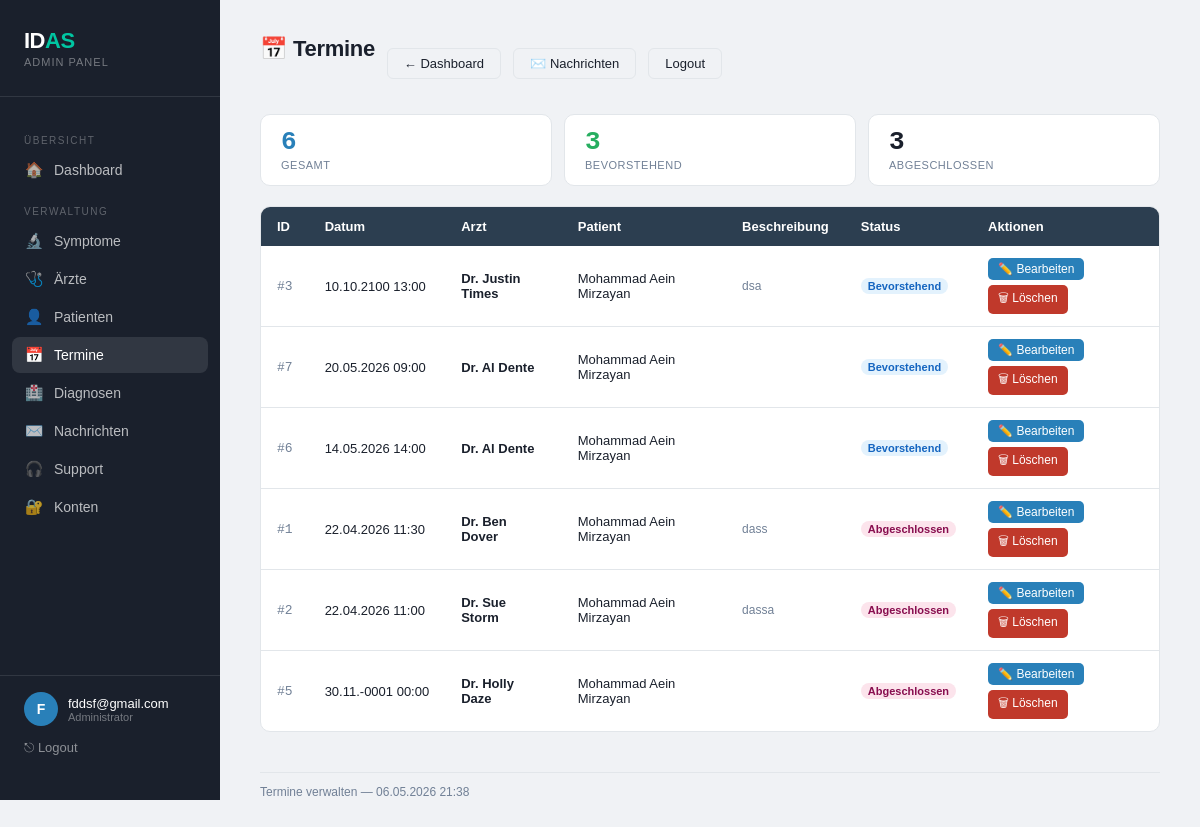
/php/cms/termine_verwaltung.php (signed in), run on the app's committed database.
### tables this page shows
CREATE TABLE `termin` (
  `termin_id` int(11) NOT NULL,
  `arzt_id` int(11) NOT NULL,
  `patient_id` int(11) NOT NULL,
  `datum` datetime NOT NULL,
  `beschreibung` text DEFAULT NULL,
  `status` varchar(20) NOT NULL DEFAULT 'Bevorstehend'
);

CREATE TABLE `arzt` (
  `arzt_id` int(11) NOT NULL,
  `name` varchar(40) NOT NULL,
  `fachbereich_id` int(11) NOT NULL,
  `telefonnummer` varchar(20) DEFAULT NULL,
  `email` varchar(50) DEFAULT NULL,
  `fax` varchar(20) DEFAULT NULL,
  `addresse` varchar(255) DEFAULT NULL,
  `foto` varchar(255) DEFAULT NULL,
  `passwort` varchar(255) DEFAULT NULL
);

### php/cms/termine_verwaltung.php (the view, shortened to what this page needs)
<?php
require_once "../includes/db_config.php";
$termine = mysqli_query($conn,
    "SELECT t.termin_id, t.datum, t.beschreibung,
            a.name AS arzt_name,
            CONCAT(p.vorname,' ',p.nachname) AS patient_name
     FROM termin t
     JOIN arzt a    ON t.arzt_id    = a.arzt_id
     JOIN patient p ON t.patient_id = p.patient_id
     ORDER BY t.datum DESC");
$total     = mysqli_fetch_assoc(mysqli_query($conn, "SELECT COUNT(*) c FROM termin"))['c'];
$upcoming  = mysqli_fetch_assoc(mysqli_query($conn, "SELECT COUNT(*) c FROM termin WHERE datum >= NOW()"))['c'];
$past      = $total - $upcoming;
?>
<!DOCTYPE html>
<html lang="de">
<head>
<link rel="stylesheet" href="cms_style.css">
</head>
<body>
<div class="layout">
  <aside class="sidebar">
    <div class="sidebar-logo">
      <div class="logo-word">ID<span>AS</span></div>
      <div class="sidebar-sub">Admin Panel</div>
    </div>
    <nav>
      <div class="nav-label">Übersicht</div>
      <a class="nav-link" href="admin_dashboard.php"><span class="icon">🏠</span> Dashboard</a>
      <div class="nav-label">Verwaltung</div>
      <a class="nav-link" href="symptome_verwaltung.php"><span class="icon">🔬</span> Symptome</a>
      <a class="nav-link" href="aerzte_verwaltung.php"><span class="icon">🩺</span> Ärzte</a>
      <a class="nav-link" href="patienten_verwaltung.php"><span class="icon">👤</span> Patienten</a>
      <a class="nav-link active" href="termine_verwaltung.php"><span class="icon">📅</span> Termine</a>
      <a class="nav-link" href="diagnose_verwaltung.php"><span class="icon">🏥</span> Diagnosen</a>
      <a class="nav-link" href="kontakt_verwaltung.php"><span class="icon">✉️</span> Nachrichten</a>
      <a class="nav-link" href="support_verwaltung.php"><span class="icon">🎧</span> Support</a>
      <a class="nav-link" href="konto_verwaltung.php"><span class="icon">🔐</span> Konten</a>
    </nav>
    <div class="sidebar-footer">
      <div class="user-chip">
        <div class="avatar"><?= strtoupper(substr($_SESSION["admin_user"] ?? "A", 0, 1)) ?></div>
        <div>
          <div class="user-name"><?= htmlspecialchars($_SESSION["admin_user"] ?? "") ?></div>
          <div class="user-role">Administrator</div>
        </div>
      </div>
      <a href="admin_logout.php">⎋ Logout</a>
    </div>
  </aside>
  <main class="main">
<div class="topbar">
  <div class="page-header"><div><div class="page-title">📅 Termine</div></div></div>
  <a href="admin_dashboard.php"      class="btn ghost">← Dashboard</a>
  <a href="kontakt_verwaltung.php"   class="btn ghost">✉️ Nachrichten</a>
  <a href="admin_logout.php"         class="btn ghost">Logout</a>
</div>
<div class="stats-row">
  <div class="stat-box blue">
    <div class="stat-num"><?= $total ?></div>
    <div class="stat-lbl">Gesamt</div>
  </div>
  <div class="stat-box green">
    <div class="stat-num"><?= $upcoming ?></div>
    <div class="stat-lbl">Bevorstehend</div>
  </div>
  <div class="stat-box">
    <div class="stat-num"><?= $past ?></div>
    <div class="stat-lbl">Abgeschlossen</div>
  </div>
</div>
<div class="table-wrap">
<?php if (mysqli_num_rows($termine) === 0): ?>
  <div class="empty"><p style="font-size:36px">📅</p><p style="margin-top:10px">Keine Termine vorhanden.</p></div>
<?php else: ?>
<table>
  <thead>
    <tr>
      <th>ID</th>
      <th>Datum</th>
      <th>Arzt</th>
      <th>Patient</th>
      <th>Beschreibung</th>
      <th>Status</th>
      <th>Aktionen</th>
    </tr>
  </thead>
  <tbody>
  <?php while ($t = mysqli_fetch_assoc($termine)):
    $isPast = strtotime($t["datum"]) < time();
  ?>
  <tr>
    <td style="font-family:monospace;color:var(--muted)">#<?= $t["termin_id"] ?></td>
    <td style="white-space:nowrap"><?= date("d.m.Y H:i", strtotime($t["datum"])) ?></td>
    <td><strong><?= htmlspecialchars($t["arzt_name"]) ?></strong></td>
    <td><?= htmlspecialchars($t["patient_name"]) ?></td>
    <td style="font-size:12px;color:var(--muted);max-width:200px">
      <?= htmlspecialchars($t["beschreibung"] ?? "—") ?>
    </td>
    <td>
      <span class="badge-g <?= $isPast ? 'badge-w' : 'badge-m' ?>">
        <?= $isPast ? 'Abgeschlossen' : 'Bevorstehend' ?>
      </span>
    </td>
    <td>
      <div class="act-cell">
        <a href="?edit=<?= $t["termin_id"] ?>" class="btn-edit">✏️ Bearbeiten</a>
        <a href="?delete=<?= $t["termin_id"] ?>" class="btn-delete"
           onclick="return confirm('Termin wirklich löschen?')">🗑 Löschen</a>
      </div>
    </td>
  </tr>
  <?php endwhile; ?>
  </tbody>
</table>
<?php endif; ?>
</div>
<hr style="margin-top:40px;border:none;border-top:1px solid var(--border)">
<p style="margin-top:12px;font-size:12px;color:var(--muted)">Termine verwalten — <?= date('d.m.Y H:i') ?></p>
  </main>
</div>
</body>
</html>

### php/cms/cms_style.css (style rules this page uses)
:root { --blue: #2980b9; --green: #27ae60; --red: #c0392b; --purple: #8e44ad; --orange: #e67e22; --bg: #f0f2f5; --surface: #ffffff; --border: #e2e6ea; --text: #1a202c; --muted: #718096; --radius: 10px; }
*, *::before, *::after { box-sizing: border-box; margin: 0; padding: 0; }
body { font-family: Arial, sans-serif; background: var(--bg); color: var(--text); min-height: 100vh; }
.topbar { display: flex; align-items: center; gap: 12px; flex-wrap: wrap; margin-bottom: 24px; }
.btn { padding: 7px 16px; border: none; border-radius: 6px; cursor: pointer; font-size: 13px; font-weight: 500; display: inline-flex; align-items: center; gap: 5px; text-decoration: none; transition: all .15s; font-family: Arial; }
.btn.ghost { background: none; border: 1px solid var(--border); color: var(--text); }
.stats-row { display: flex; gap: 12px; margin-bottom: 20px; flex-wrap: wrap; }
.stat-box { background: var(--surface); border: 1px solid var(--border); border-radius: var(--radius); padding: 14px 20px; flex: 1; min-width: 110px; }
.stat-num { font-size: 26px; font-weight: 700; font-family: monospace; line-height: 1; }
.stat-lbl { font-size: 11px; color: var(--muted); margin-top: 4px; text-transform: uppercase; letter-spacing: .5px; }
.stat-box.blue .stat-num { color: var(--blue); }
.stat-box.green .stat-num { color: var(--green); }
.table-wrap { background: var(--surface); border: 1px solid var(--border); border-radius: var(--radius); overflow: hidden; }
table { width: 100%; border-collapse: collapse; }
th { background: #2c3e50; color: #fff; padding: 12px 16px; text-align: left; font-size: 13px; font-weight: 600; }
td { padding: 12px 16px; border-bottom: 1px solid var(--border); font-size: 13px; vertical-align: middle; }
tr:last-child td { border-bottom: none; }
.avatar { width: 32px; height: 32px; border-radius: 50%; display: flex; align-items: center; justify-content: center; font-weight: 700; font-size: 13px; color: #fff; flex-shrink: 0; }
.act-cell { display: flex; gap: 5px; flex-wrap: wrap; }
.badge-g { display: inline-block; font-size: 11px; padding: 2px 7px; border-radius: 8px; font-weight: 600; }
.badge-m { background: #e3f2fd; color: #1565c0; }
.badge-w { background: #fce4ec; color: #880e4f; }
.layout { display: grid; grid-template-columns: 220px 1fr; min-height: 100vh; }
.sidebar { background: var(--text); color: #fff; padding: 28px 0; display: flex; flex-direction: column; position: sticky; top: 0; height: 100vh; }
.sidebar-logo { padding: 0 24px 28px; border-bottom: 1px solid rgba(255,255,255,.1); }
.sidebar-logo .logo-word { font-size: 22px; font-weight: 600; letter-spacing: -.5px; }
.sidebar-logo .logo-word span { color: #00c6a2; }
.sidebar-sub { font-size: 11px; color: rgba(255,255,255,.4); letter-spacing: 1px; text-transform: uppercase; margin-top: 2px; }
.sidebar nav { padding: 20px 12px; flex: 1; }
.nav-label { font-size: 10px; letter-spacing: 1.5px; text-transform: uppercase; color: rgba(255,255,255,.3); padding: 0 12px; margin: 18px 0 6px; }
.nav-link { display: flex; align-items: center; gap: 10px; padding: 9px 12px; border-radius: 8px; color: rgba(255,255,255,.7); text-decoration: none; font-size: 14px; font-weight: 400; transition: background .15s, color .15s; margin-bottom: 2px; }
.nav-link:hover, .nav-link.active { background: rgba(255,255,255,.1); color: #fff; }
.nav-link .icon { width: 20px; text-align: center; font-size: 15px; }
.sidebar-footer { padding: 16px 24px; border-top: 1px solid rgba(255,255,255,.1); }
.sidebar-footer a { color: rgba(255,255,255,.5); font-size: 13px; text-decoration: none; }
.user-chip { display: flex; align-items: center; gap: 10px; margin-bottom: 12px; }
.user-name { font-size: 13px; font-weight: 500; color: #fff; }
.user-role { font-size: 11px; color: rgba(255,255,255,.4); }
.main { padding: 36px 40px; overflow-y: auto; }
.btn-edit { background: var(--blue); color: #fff; padding: 4px 10px; border-radius: 5px; font-size: 12px; text-decoration: none; display: inline-block; }
.btn-delete { background: var(--red); color: #fff; padding: 4px 10px; border-radius: 5px; font-size: 12px; text-decoration: none; display: inline-block; }
.page-header { display: flex; justify-content: space-between; align-items: flex-start; margin-bottom: 28px; flex-wrap: wrap; gap: 12px; }
.page-title { font-size: 22px; font-weight: 700; letter-spacing: -.3px; }
.user-chip .avatar { width: 34px; height: 34px; background: var(--blue); font-size: 14px; font-weight: 600; }

### data on the page
termin: termin_id "3", datum "10.10.2100 13:00", arzt.name "Dr. Justin Times", patient_name "Mohammad Aein Mirzayan", beschreibung "dsa", shows "Bevorstehend"
termin: termin_id "7", datum "20.05.2026 09:00", arzt.name "Dr. Al Dente", patient_name "Mohammad Aein Mirzayan", shows "Bevorstehend"
termin: termin_id "6", datum "14.05.2026 14:00", arzt.name "Dr. Al Dente", patient_name "Mohammad Aein Mirzayan", shows "Bevorstehend"
termin: termin_id "1", datum "22.04.2026 11:30", arzt.name "Dr. Ben Dover", patient_name "Mohammad Aein Mirzayan", beschreibung "dass", shows "Abgeschlossen"
termin: termin_id "2", datum "22.04.2026 11:00", arzt.name "Dr. Sue Storm", patient_name "Mohammad Aein Mirzayan", beschreibung "dassa", shows "Abgeschlossen"
termin: termin_id "5", datum "30.11.-0001 00:00", arzt.name "Dr. Holly Daze", patient_name "Mohammad Aein Mirzayan", shows "Abgeschlossen"

### other printed values
substr($_SESSION["admin_user"] ?? "A", 0, 1) "F"
$_SESSION["admin_user"] "fddsf@gmail.com"
$total "6"
$upcoming "3"
$past "3"
